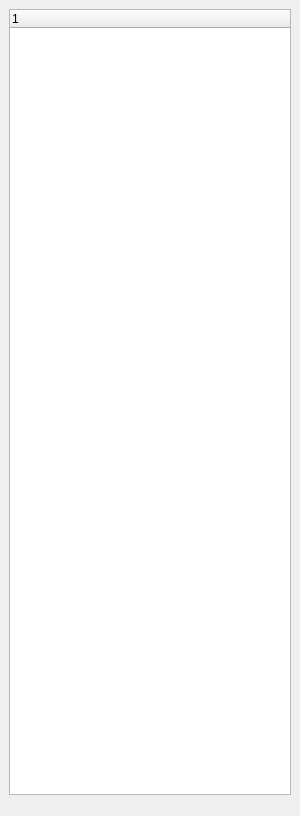
<?xml version="1.0" encoding="UTF-8"?>
<ui version="4.0">
 <class>layerDialog</class>
 <widget class="QDockWidget" name="layerDialog">
  <property name="geometry">
   <rect>
    <x>0</x>
    <y>0</y>
    <width>300</width>
    <height>816</height>
   </rect>
  </property>
  <property name="sizePolicy">
   <sizepolicy hsizetype="Expanding" vsizetype="Expanding">
    <horstretch>0</horstretch>
    <verstretch>0</verstretch>
   </sizepolicy>
  </property>
  <property name="allowedAreas">
   <set>Qt::LeftDockWidgetArea</set>
  </property>
  <property name="windowTitle">
   <string>图层窗口</string>
  </property>
  <widget class="QWidget" name="dockWidgetContents">
   <layout class="QVBoxLayout" name="verticalLayout">
    <item>
     <widget class="QTreeWidget" name="meshTreeWidget">
      <property name="sizePolicy">
       <sizepolicy hsizetype="Expanding" vsizetype="MinimumExpanding">
        <horstretch>0</horstretch>
        <verstretch>2</verstretch>
       </sizepolicy>
      </property>
      <property name="sizeIncrement">
       <size>
        <width>0</width>
        <height>1</height>
       </size>
      </property>
      <property name="indentation">
       <number>10</number>
      </property>
      <column>
       <property name="text">
        <string notr="true">1</string>
       </property>
      </column>
     </widget>
    </item>
    <item>
     <layout class="QVBoxLayout" name="renderingLayout"/>
    </item>
    <item>
     <layout class="QVBoxLayout" name="rasterLayout">
      <item>
       <widget class="QTreeWidget" name="rasterTreeWidget">
        <property name="sizePolicy">
         <sizepolicy hsizetype="Expanding" vsizetype="Ignored">
          <horstretch>0</horstretch>
          <verstretch>1</verstretch>
         </sizepolicy>
        </property>
        <property name="indentation">
         <number>10</number>
        </property>
        <column>
         <property name="text">
          <string notr="true">1</string>
         </property>
        </column>
       </widget>
      </item>
     </layout>
    </item>
    <item>
     <layout class="QVBoxLayout" name="subLayout">
      <item>
       <widget class="QTreeWidget" name="decParsTree">
        <property name="sizePolicy">
         <sizepolicy hsizetype="Expanding" vsizetype="Ignored">
          <horstretch>0</horstretch>
          <verstretch>0</verstretch>
         </sizepolicy>
        </property>
        <property name="verticalScrollMode">
         <enum>QAbstractItemView::ScrollPerPixel</enum>
        </property>
        <property name="indentation">
         <number>10</number>
        </property>
        <attribute name="headerVisible">
         <bool>false</bool>
        </attribute>
        <column>
         <property name="text">
          <string notr="true">1</string>
         </property>
        </column>
       </widget>
      </item>
     </layout>
    </item>
   </layout>
  </widget>
 </widget>
 <resources/>
 <connections/>
</ui>
